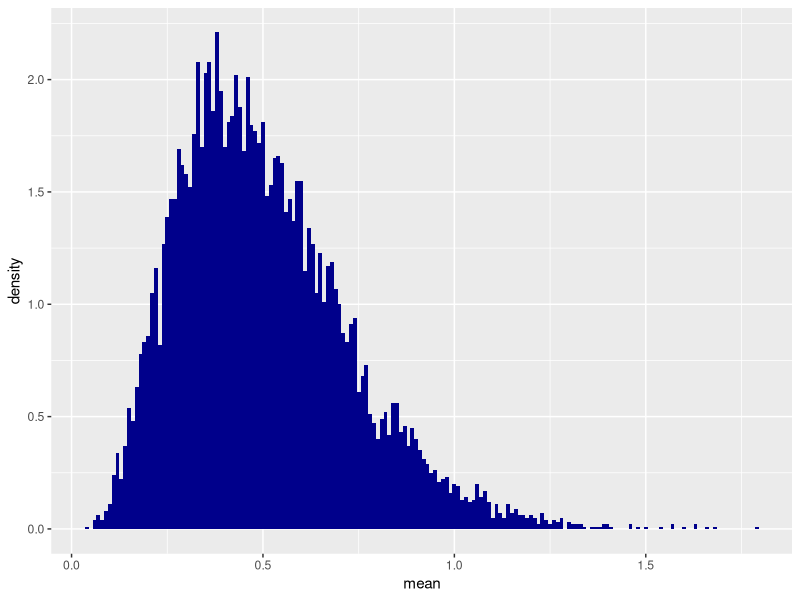

Generate this figure with R:
# Misc calcs for final exam 

# Preliminaries
rm(list = ls())
library(tidyverse)

nCk <- function(n,k) {
  factorial(n)/(factorial(k)*factorial(n-k))
}

# Calc prob Q1, part 5 (world cup ties)
prob <- 0
for (i in 1:4) {
  j <- i-1
  prob <- prob + (nCk(3,j)*((0.7)^j)*((0.3)^(3-j)))^2
}
print(prob)

# Prob. that team 1 will win, part 6
prob_3_2 <- (nCk(3,1)*(0.7)*(0.3^2))*(nCk(3,0)*(0.3^3))
prob_4_2 <- (nCk(3,2)*((0.7)^2)*0.3)*(nCk(3,0)*(0.3^3))
prob_4_3 <- (nCk(3,2)*((0.7)^2)*0.3)*(nCk(3,1)*0.7*(0.3^2))
prob_5_2 <- (nCk(3,3)*((0.7)^3))*(nCk(3,0)*(0.3^3))
prob_5_3 <- (nCk(3,3)*((0.7)^3))*(nCk(3,1)*0.7*(0.3^2))
prob_5_4 <- (nCk(3,3)*((0.7)^3))*(nCk(3,2)*((0.7)^2)*0.3)

prob_1_win <- prob_3_2 + prob_4_2 + prob_4_3 + prob_5_2 + prob_5_3 + prob_5_4
print(prob_1_win)

# Q3: score for 90 percentile
qnorm(0.9, mean = 70, sd = 20)

# Q4: CLT simulation
df5 <- data.frame()
nsims <- 10000
for (i in 1:nsims) {
  df5 <- rbind(df5, rexp(5, rate = 2))
}

df5$mean <- rowMeans(df5, na.rm = TRUE, dims = 1) # Add means column

# Plot a histogram of means
ggplot(data = df5, aes(mean)) +
  geom_histogram(aes(mean, ..density..), binwidth = 0.01, fill = "darkblue")